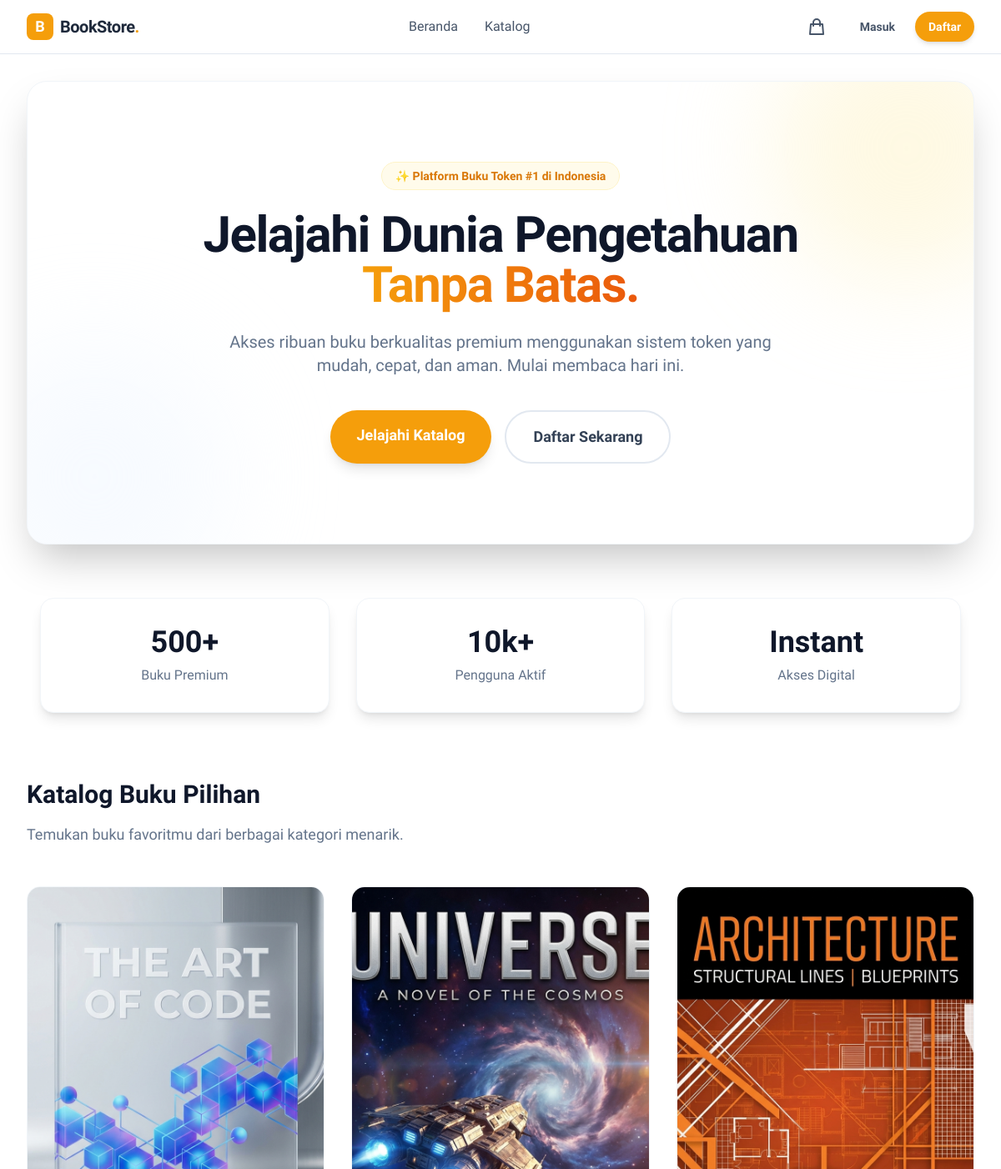
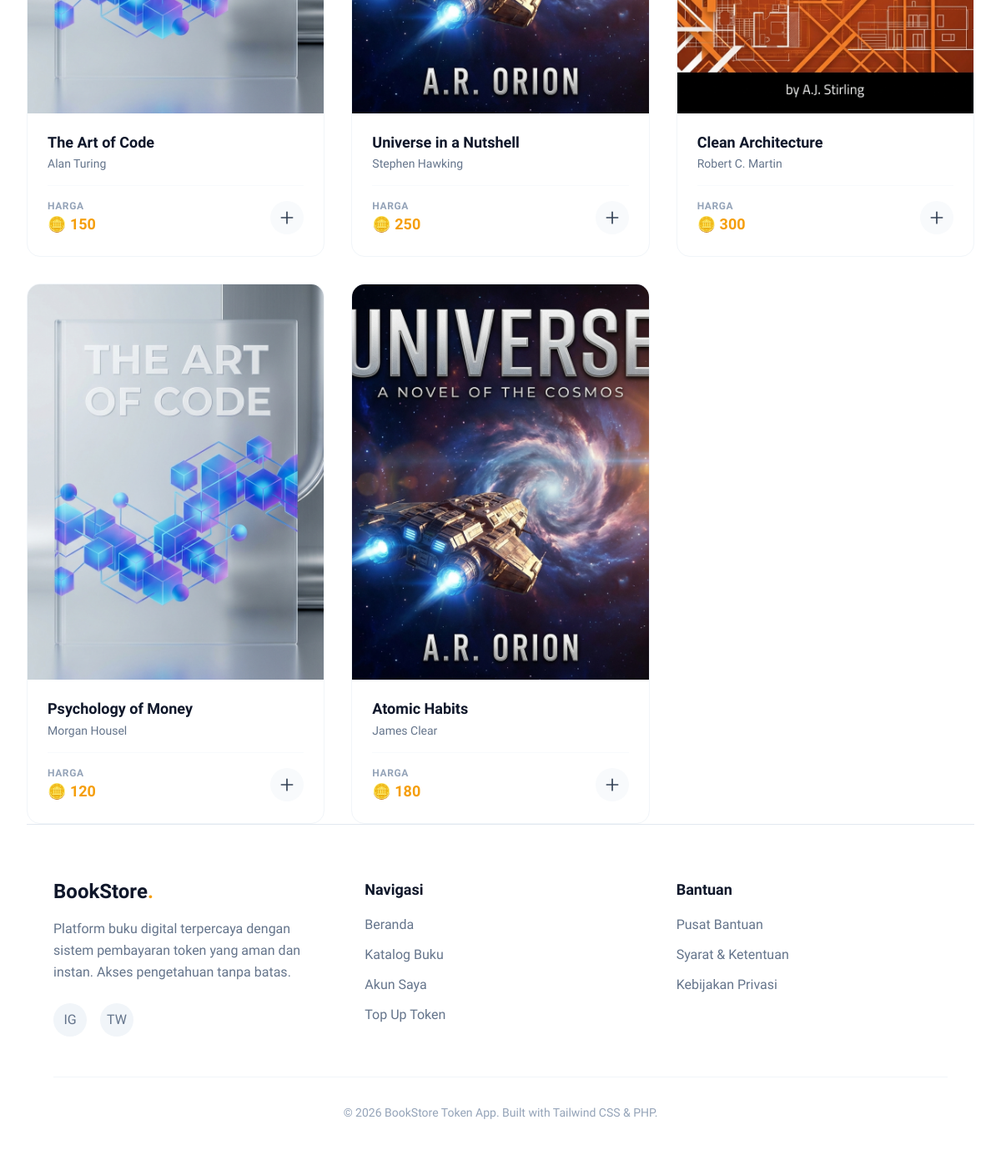
The page / on the database its author committed (2 pictures, top to bottom).
### tables this page shows
CREATE TABLE books (
    id INT AUTO_INCREMENT PRIMARY KEY,
    title VARCHAR(255) NOT NULL,
    author VARCHAR(100) NOT NULL,
    price INT NOT NULL,  
    description TEXT,
    image VARCHAR(255) DEFAULT 'default_book.png',
    rating DECIMAL(2, 1) DEFAULT 4.5,
    stock INT DEFAULT 10,
    created_at TIMESTAMP DEFAULT CURRENT_TIMESTAMP
);

### includes/functions.php (called while the page is built, shortened)
<?php
function isLoggedIn()
{
    return isset($_SESSION['user_id']);
}
function isAdmin()
{
    return isset($_SESSION['role']) && $_SESSION['role'] === 'admin';
}
?>

### pages/home.php (the view, shortened to what this page needs)
<?php
$stmt = $pdo->query("SELECT * FROM books ORDER BY created_at DESC");
$books = $stmt->fetchAll();
?>
<section class="relative bg-white rounded-3xl overflow-hidden shadow-2xl mb-16 border border-slate-100">
    <div class="absolute top-0 right-0 -mr-20 -mt-20 w-80 h-80 rounded-full bg-amber-100 opacity-50 blur-3xl"></div>
    <div class="absolute bottom-0 left-0 -ml-20 -mb-20 w-80 h-80 rounded-full bg-blue-50 opacity-50 blur-3xl"></div>
    <div class="relative px-6 py-16 md:py-24 md:px-12 text-center max-w-4xl mx-auto">
        <span
            class="inline-block px-4 py-1.5 rounded-full bg-amber-50 text-amber-600 font-bold text-sm mb-6 border border-amber-100">
            ✨ Platform Buku Token #1 di Indonesia
        </span>
        <h1 class="text-5xl md:text-6xl font-extrabold text-slate-900 tracking-tight mb-6 leading-tight">
            Jelajahi Dunia Pengetahuan <br>
            <span class="text-transparent bg-clip-text bg-gradient-to-r from-amber-500 to-orange-600">Tanpa
                Batas.</span>
        </h1>
        <p class="text-lg md:text-xl text-slate-500 mb-10 leading-relaxed max-w-2xl mx-auto">
            Akses ribuan buku berkualitas premium menggunakan sistem token yang mudah, cepat, dan aman. Mulai membaca
            hari ini.
        </p>
        <div class="flex flex-col sm:flex-row gap-4 justify-center">
            <a href="#katalog"
                class="px-8 py-4 bg-primary text-white text-lg font-bold rounded-full shadow-lg hover:bg-amber-600 hover:shadow-xl transition-all transform hover:-translate-y-1">
                Jelajahi Katalog
            </a>
            <?php if (!isLoggedIn()): ?>
                <a href="index.php?page=register"
                    class="px-8 py-4 bg-white text-slate-700 border-2 border-slate-200 text-lg font-bold rounded-full hover:border-slate-800 hover:text-slate-900 transition-all">
                    Daftar Sekarang
                </a>
            <?php endif; ?>
        </div>
    </div>
</section>
<div class="grid grid-cols-1 md:grid-cols-3 gap-8 mb-20 px-4">
    <div
        class="bg-white p-8 rounded-2xl shadow-lg border border-slate-100 text-center hover:scale-105 transition-transform duration-300">
        <div class="text-4xl font-extrabold text-slate-900 mb-2">500+</div>
        <div class="text-slate-500 font-medium">Buku Premium</div>
    </div>
    <div
        class="bg-white p-8 rounded-2xl shadow-lg border border-slate-100 text-center hover:scale-105 transition-transform duration-300">
        <div class="text-4xl font-extrabold text-slate-900 mb-2">10k+</div>
        <div class="text-slate-500 font-medium">Pengguna Aktif</div>
    </div>
    <div
        class="bg-white p-8 rounded-2xl shadow-lg border border-slate-100 text-center hover:scale-105 transition-transform duration-300">
        <div class="text-4xl font-extrabold text-slate-900 mb-2">Instant</div>
        <div class="text-slate-500 font-medium">Akses Digital</div>
    </div>
</div>
<section id="katalog" class="scroll-mt-24">
    <div class="flex flex-col md:flex-row justify-between items-end mb-12">
        <div>
            <h2 class="text-3xl font-bold text-slate-900 mb-4">Katalog Buku Pilihan</h2>
            <p class="text-slate-500 text-lg">Temukan buku favoritmu dari berbagai kategori menarik.</p>
        </div>
    </div>
    <div class="grid grid-cols-1 sm:grid-cols-2 lg:grid-cols-3 xl:grid-cols-4 gap-8">
        <?php foreach ($books as $book): ?>
            <div
                class="group bg-white rounded-2xl border border-slate-100 overflow-hidden hover:shadow-2xl hover:border-amber-200 transition-all duration-300 flex flex-col h-full">
                <a href="index.php?page=detail&id=<?= $book['id'] ?>"
                    class="relative block overflow-hidden aspect-[3/4] bg-slate-100">
                    <img src="assets/images/<?= htmlspecialchars($book['image']) ?>"
                        alt="<?= htmlspecialchars($book['title']) ?>"
                        class="absolute inset-0 w-full h-full object-cover transition-transform duration-700 group-hover:scale-110">
                </a>
                <div class="p-6 flex flex-col flex-1">
                    <div class="mb-4">
                        <h3
                            class="text-lg font-bold text-slate-900 leading-tight mb-1 line-clamp-1 group-hover:text-primary transition-colors">
                            <a
                                href="index.php?page=detail&id=<?= $book['id'] ?>"><?= htmlspecialchars($book['title']) ?></a>
                        </h3>
                        <p class="text-slate-500 text-sm"><?= htmlspecialchars($book['author']) ?></p>
                    </div>
                    <div class="mt-auto flex items-center justify-between pt-4 border-t border-slate-50">
                        <div>
                            <span class="block text-xs text-slate-400 uppercase font-bold tracking-wider">Harga</span>
                            <span class="text-lg font-extrabold text-primary">🪙 <?= number_format($book['price']) ?></span>
                        </div>
                        <?php if (!isAdmin()): ?>
                            <form action="index.php?page=cart_action" method="POST">
                                <button type="submit"
                                    class="w-10 h-10 rounded-full bg-slate-50 text-slate-700 flex items-center justify-center hover:bg-primary hover:text-white transition-colors">
                                    <svg xmlns="http://www.w3.org/2000/svg" class="h-5 w-5" fill="none" viewBox="0 0 24 24"
                                        stroke="currentColor">
                                        <path stroke-linecap="round" stroke-linejoin="round" stroke-width="2"
                                            d="M12 4v16m8-8H4" />
                                    </svg>
                                </button>
                            </form>
                        <?php endif; ?>
                    </div>
                </div>
            </div>
        <?php endforeach; ?>
    </div>
</section>

### index.php (shortened to what this page needs)
<?php
require_once 'includes/functions.php';
$page = $_GET['page'] ?? 'home';
$action_pages = ['cart_action', 'admin_action', 'logout', 'checkout'];
if (!in_array($page, $action_pages)) {
    require_once 'includes/header.php';
}
$pageFile = "pages/$page.php";
if (file_exists($pageFile)) {
    require_once $pageFile;
}
if (!in_array($page, $action_pages)) {
    require_once 'includes/footer.php';
}
?>

### includes/header.php (shortened to what this page needs)
<!DOCTYPE html>
<html lang="id">
<head>
    <script src="https://cdn.tailwindcss.com"></script>
</head>
<body>
    <?php
    $current_tokens = 0;
    ?>
    <nav class="sticky top-0 z-50 bg-white/80 backdrop-blur-md border-b border-slate-200">
        <div class="max-w-7xl mx-auto px-4 sm:px-6 lg:px-8">
            <div class="flex justify-between items-center h-16">
                <div class="flex-shrink-0 flex items-center gap-2">
                    <div
                        class="w-8 h-8 bg-primary rounded-lg flex items-center justify-center text-white font-bold text-lg">
                        B</div>
                    <a href="index.php" class="font-bold text-xl text-slate-800 tracking-tight">BookStore<span
                            class="text-primary">.</span></a>
                </div>
                <div class="hidden md:flex space-x-8 items-center">
                    <a href="index.php"
                        class="text-slate-600 hover:text-primary font-medium transition-colors">Beranda</a>
                    <a href="index.php?page=home#katalog"
                        class="text-slate-600 hover:text-primary font-medium transition-colors">Katalog</a>
                </div>
                <div class="flex items-center gap-4">
                    <?php if (!isAdmin()): ?>
                        <a href="index.php?page=cart"
                            class="relative group p-2 rounded-full hover:bg-slate-100 transition-colors text-slate-600">
                            <svg xmlns="http://www.w3.org/2000/svg" class="h-6 w-6" fill="none" viewBox="0 0 24 24"
                                stroke="currentColor">
                                <path stroke-linecap="round" stroke-linejoin="round" stroke-width="2"
                                    d="M16 11V7a4 4 0 00-8 0v4M5 9h14l1 12H4L5 9z" />
                            </svg>
                        </a>
                    <?php endif; ?>
                    <?php if (isLoggedIn()): ?>
                        <div class="flex items-center gap-3 pl-4 border-l border-slate-200">
                            <div class="hidden sm:flex flex-col items-end">
                                <span class="text-xs text-slate-500">Saldo Token</span>
                                <span class="text-sm font-bold text-primary">🪙 <?= number_format($current_tokens) ?></span>
                            </div>
                            <div class="relative group">
                                <a href="index.php?page=profile">
                                    <div
                                        class="w-9 h-9 rounded-full bg-slate-200 flex items-center justify-center text-slate-700 font-bold border-2 border-white shadow-sm cursor-pointer hover:bg-slate-300 transition-colors">
                                        <?= substr($_SESSION['user_name'] ?? 'U', 0, 1) ?>
                                    </div>
                                </a>
                                <div
                                    class="absolute right-0 mt-2 w-48 bg-white rounded-xl shadow-lg border border-slate-100 opacity-0 invisible group-hover:opacity-100 group-hover:visible transition-all transform translate-y-2 group-hover:translate-y-0">
                                    <div class="py-1">
                                        <a href="index.php?page=profile"
                                            class="block px-4 py-2 text-sm text-slate-700 hover:bg-slate-50">Profile</a>
                                        <a href="index.php?page=logout"
                                            class="block px-4 py-2 text-sm text-red-600 hover:bg-red-50">Logout</a>
                                    </div>
                                </div>
                            </div>
                        </div>
                    <?php else: ?>
                        <div class="flex items-center gap-2">
                            <a href="index.php?page=login"
                                class="px-4 py-2 text-sm font-semibold text-slate-600 hover:text-primary transition-colors">Masuk</a>
                            <a href="index.php?page=register"
                                class="px-4 py-2 text-sm font-bold text-white bg-primary rounded-full hover:bg-amber-600 shadow-md transition-all hover:-translate-y-0.5">Daftar</a>
                        </div>
                    <?php endif; ?>
                </div>
            </div>
        </div>
    </nav>
    <div class="max-w-7xl mx-auto px-4 sm:px-6 lg:px-8 py-8 min-h-screen">

### includes/footer.php (shortened to what this page needs)
<footer class="bg-white border-t border-slate-200 pt-16 pb-8 mt-auto">
    <div class="max-w-7xl mx-auto px-4 sm:px-6 lg:px-8">
        <div class="grid grid-cols-1 md:grid-cols-3 gap-12 mb-12">
            <div>
                <h2 class="text-2xl font-bold text-slate-900 mb-4">BookStore<span class="text-primary">.</span></h2>
                <p class="text-slate-500 leading-relaxed">
                    Platform buku digital terpercaya dengan sistem pembayaran token yang aman dan instan. Akses
                    pengetahuan tanpa batas.
                </p>
                <div class="flex gap-4 mt-6">
                    <a href="#"
                        class="w-10 h-10 rounded-full bg-slate-100 flex items-center justify-center text-slate-500 hover:bg-primary hover:text-white transition-colors">
                        IG
                    </a>
                    <a href="#"
                        class="w-10 h-10 rounded-full bg-slate-100 flex items-center justify-center text-slate-500 hover:bg-primary hover:text-white transition-colors">
                        TW
                    </a>
                </div>
            </div>
            <div>
                <h3 class="text-lg font-bold text-slate-900 mb-4">Navigasi</h3>
                <ul class="space-y-3">
                    <li><a href="index.php" class="text-slate-500 hover:text-primary transition-colors">Beranda</a></li>
                    <li><a href="index.php?page=home#katalog"
                            class="text-slate-500 hover:text-primary transition-colors">Katalog Buku</a></li>
                    <li><a href="index.php?page=profile"
                            class="text-slate-500 hover:text-primary transition-colors">Akun Saya</a></li>
                    <li><a href="index.php?page=topup" class="text-slate-500 hover:text-primary transition-colors">Top
                            Up Token</a></li>
                </ul>
            </div>
            <div>
                <h3 class="text-lg font-bold text-slate-900 mb-4">Bantuan</h3>
                <ul class="space-y-3">
                    <li><a href="#" class="text-slate-500 hover:text-primary transition-colors">Pusat Bantuan</a></li>
                    <li><a href="#" class="text-slate-500 hover:text-primary transition-colors">Syarat & Ketentuan</a>
                    </li>
                    <li><a href="#" class="text-slate-500 hover:text-primary transition-colors">Kebijakan Privasi</a>
                    </li>
                </ul>
            </div>
        </div>
        <div class="border-t border-slate-100 pt-8 text-center">
            <p class="text-slate-400 text-sm">
                &copy; <?= date('Y') ?> BookStore Token App. Built with Tailwind CSS & PHP.
            </p>
        </div>
    </div>
</footer>
</body>
</html>

### rows shown on the page
books: image (picture), title "The Art of Code", author "Alan Turing", price "150"
books: image (picture), title "Universe in a Nutshell", author "Stephen Hawking", price "250"
books: image (picture), title "Clean Architecture", author "Robert C. Martin", price "300"
books: image (picture), title "Psychology of Money", author "Morgan Housel", price "120"
books: image (picture), title "Atomic Habits", author "James Clear", price "180"
